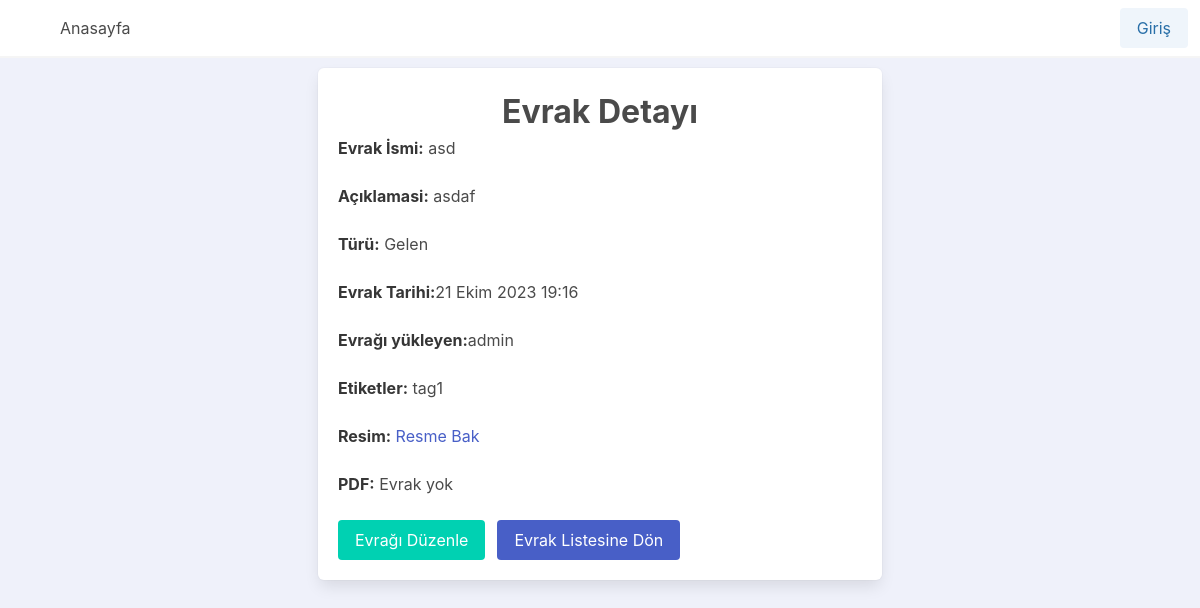
Screenshot of /evrak/detail/1/ with the database file from the repository.
### app_base/models.py (models this page shows, shortened)
class EvrakModel(models.Model):
    evrak_date = models.DateTimeField(auto_now_add=True)
    evrak_last_updated = models.DateTimeField(auto_now=True)
    evrak_owner = models.ForeignKey(MuUser, on_delete=models.PROTECT)
    evrak_tags = models.ManyToManyField(Tag, blank=True)
    evrak_name = models.CharField(max_length=250)
    evrak_description = models.TextField()
    evrak_type = models.CharField(max_length=7, choices=EVRAK_TYPE_CHOICES, default="gelen")
    evrak_picture = models.ImageField(upload_to=generate_unique_imagename, blank=True, null=True)
    evrak_pdf = models.FileField(upload_to=generate_unique_filename, blank=True, null=True)

class MuUser(AbstractUser):
    username_validator = UnicodeUsernameValidator()
    username = models.CharField(_("Kullanıcı Adı"), max_length=150, unique=True, help_text=_("Max 150 karakter olabilir. Harfler, sayilar ve sadece @/./+/-/_ olabilir"), validators=[username_validator], error_messages={"unique": _("Bu isimde bir kullanici zaten var")})
    first_name = models.CharField(_("İsim"), max_length=150, blank=True)
    last_name = models.CharField(_("Soyisim"), max_length=150, blank=True)
    email = models.EmailField(_("email address"), blank=True)
    is_staff = models.BooleanField(_("Yönetici Durumu"), default=False, help_text=_("Kullanıcının bu yönetici paneline giriş yapabilmesini belirler."))
    is_active = models.BooleanField(_("active"), default=True, help_text=_("Designates whether this user should be treated as active. " "Unselect this instead of deleting accounts."))
    date_joined = models.DateTimeField(_("date joined"), default=timezone.now)
    currency = models.ForeignKey(Currency, on_delete=models.PROTECT, null=True)
    gruplar = models.ManyToManyField(MuGroup, blank=True)

class Tag(models.Model):
    name = models.CharField(max_length=255, unique=True)
    slug = models.SlugField(unique=True, blank=True)
    def __str__(self):
        return self.name

### app_base/views/evraklar_view.py (the view)
# urls.py: path("evrak/detail/<int:pk>/", views.EvrakDetailView.as_view(), name="evrak_detail"),
class EvrakDetailView(DetailView):
    model = EvrakModel
    template_name = "app_base/evraklar/evrak_detail.html"
    context_object_name = "evrak"

### app_base/templates/app_base/evraklar/evrak_detail.html (shortened to what this page needs)
{% extends "base.html" %}
{% block content %}
    <div class="column is-half m-auto">
        <div class="box">
            <h1 class="has-text-centered has-text-weight-bold is-size-3">Evrak Detayı</h1>
            <div class="block">
                <p>
                    <strong>Evrak İsmi:</strong> {{ evrak.evrak_name }}
                </p>
            </div>
            <div class="block">
                <p>
                    <strong>Açıklamasi:</strong> {{ evrak.evrak_description }}
                </p>
            </div>
            <div class="block">
                <p>
                    <strong>Türü:</strong> {{ evrak.get_evrak_type_display }}
                </p>
            </div>
            <div class="block">
                <p>
                    <strong>Evrak Tarihi:</strong>{{ evrak.evrak_date }}
                </p>
            </div>
            <div class="block">
                <p>
                    <strong>Evrağı yükleyen:</strong>{{ evrak.evrak_owner }}
                </p>
            </div>
            <div class="block">
                <p>
                    <strong>Etiketler:</strong>
                    {% if evrak.evrak_tags.all %}{{ evrak.evrak_tags.all|join:', ' }}{% endif %}
                </p>
            </div>
            <div class="block">
                <p>
                    <strong>Resim:</strong>
                    {% if evrak.evrak_picture %}
                        <a href="{{ evrak.evrak_picture.url }}" target="_blank">Resme Bak</a>
                    {% else %}
                        Resim yok
                    {% endif %}
                </p>
            </div>
            <div class="block">
                <p>
                    <strong>PDF:</strong>
                    {% if evrak.evrak_pdf %}
                        <a href="{{ evrak.evrak_pdf.url }}" target="_blank">PDF'ye Bak</a>
                    {% else %}
                        Evrak yok
                    {% endif %}
                </p>
            </div>
            <div class="field is-grouped">
                <div class="control">
                    <a class="button is-primary" href="{% url 'evrak_update' evrak.pk %}">Evrağı Düzenle</a>
                </div>
                <div class="control">
                    <a class="button is-link" href="{% url 'evrak_list' %}">Evrak Listesine Dön</a>
                </div>
            </div>
        </div>
    </div>
{% endblock content %}

### rows the page displays
EvrakModel: evrak_name "asd", evrak_description "asdaf", evrak_type "Gelen", evrak_date "21 Ekim 2023 19:16", evrak_owner "admin", evrak_tags.all "tag1"
